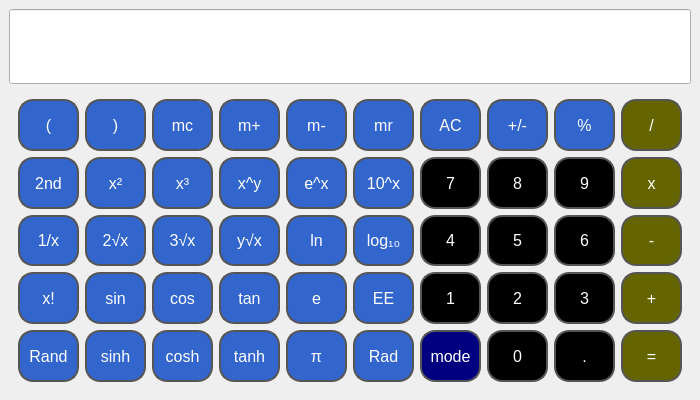
<?xml version='1.0' encoding='utf-8'?>
<ui version="4.0">
 <class>CalculatorUI</class>
 <widget class="QMainWindow" name="CalculatorUI">
  <property name="geometry">
   <rect>
    <x>0</x>
    <y>0</y>
    <width>700</width>
    <height>400</height>
   </rect>
  </property>
  <property name="font">
   <font>
    <pointsize>14</pointsize>
   </font>
  </property>
  <property name="windowTitle">
   <string>Engineering Calculator</string>
  </property>
  <property name="styleSheet">
   <string notr="true">QPushButton {
    padding: 2px;
}</string>
  </property>
  <widget class="QWidget" name="centralwidget">
   <property name="enabled">
    <bool>true</bool>
   </property>
   <property name="styleSheet">
    <string notr="true">QPushButton {
    color: white;
}</string>
   </property>
   <layout class="QVBoxLayout" name="verticalLayout">
    <item>
     <widget class="QLineEdit" name="le_display">
      <property name="enabled">
       <bool>true</bool>
      </property>
      <property name="sizePolicy">
       <sizepolicy hsizetype="Expanding" vsizetype="Preferred">
        <horstretch>0</horstretch>
        <verstretch>1</verstretch>
       </sizepolicy>
      </property>
      <property name="font">
       <font>
        <pointsize>24</pointsize>
       </font>
      </property>
      <property name="alignment">
       <set>Qt::AlignRight</set>
      </property>
      <property name="readOnly">
       <bool>true</bool>
      </property>
     </widget>
    </item>
    <item>
     <widget class="QFrame" name="ButtonFrame">
      <property name="sizePolicy">
       <sizepolicy hsizetype="Preferred" vsizetype="Preferred">
        <horstretch>0</horstretch>
        <verstretch>4</verstretch>
       </sizepolicy>
      </property>
      <property name="font">
       <font>
        <pointsize>14</pointsize>
        <kerning>true</kerning>
       </font>
      </property>
      <property name="styleSheet">
       <string notr="true">QPushButton {
 	font-size: 16px;
    background-color: #3366cc; 
    border: 2px solid #555555; 
    border-radius: 15px; 
}
QPushButton:pressed {
    background-color: #333333; 
}</string>
      </property>
      <layout class="QGridLayout" name="gridLayoutUpper">
       <item row="5" column="6">
        <widget class="QPushButton" name="btn_mode">
         <property name="sizePolicy">
          <sizepolicy hsizetype="Minimum" vsizetype="Preferred">
           <horstretch>0</horstretch>
           <verstretch>0</verstretch>
          </sizepolicy>
         </property>
         <property name="styleSheet">
          <string notr="true">background-color: rgb(0, 0, 128);</string>
         </property>
         <property name="text">
          <string>mode</string>
         </property>
        </widget>
       </item>
       <item row="5" column="9">
        <widget class="QPushButton" name="btn_equals">
         <property name="sizePolicy">
          <sizepolicy hsizetype="Minimum" vsizetype="Preferred">
           <horstretch>0</horstretch>
           <verstretch>0</verstretch>
          </sizepolicy>
         </property>
         <property name="styleSheet">
          <string notr="true">background-color: rgb(100, 100, 0);</string>
         </property>
         <property name="text">
          <string>=</string>
         </property>
        </widget>
       </item>
       <item row="0" column="0">
        <widget class="QPushButton" name="btn_open_paren">
         <property name="sizePolicy">
          <sizepolicy hsizetype="Minimum" vsizetype="Preferred">
           <horstretch>0</horstretch>
           <verstretch>1</verstretch>
          </sizepolicy>
         </property>
         <property name="text">
          <string>(</string>
         </property>
        </widget>
       </item>
       <item row="3" column="1">
        <widget class="QPushButton" name="btn_sin">
         <property name="sizePolicy">
          <sizepolicy hsizetype="Minimum" vsizetype="Preferred">
           <horstretch>0</horstretch>
           <verstretch>1</verstretch>
          </sizepolicy>
         </property>
         <property name="text">
          <string>sin</string>
         </property>
        </widget>
       </item>
       <item row="0" column="7">
        <widget class="QPushButton" name="btn_plus_minus">
         <property name="sizePolicy">
          <sizepolicy hsizetype="Minimum" vsizetype="Preferred">
           <horstretch>0</horstretch>
           <verstretch>0</verstretch>
          </sizepolicy>
         </property>
         <property name="text">
          <string>+/-</string>
         </property>
        </widget>
       </item>
       <item row="3" column="6">
        <widget class="QPushButton" name="btn_1">
         <property name="sizePolicy">
          <sizepolicy hsizetype="Minimum" vsizetype="Preferred">
           <horstretch>0</horstretch>
           <verstretch>0</verstretch>
          </sizepolicy>
         </property>
         <property name="styleSheet">
          <string notr="true">background-color: rgb(0, 0, 0);</string>
         </property>
         <property name="text">
          <string>1</string>
         </property>
        </widget>
       </item>
       <item row="2" column="5">
        <widget class="QPushButton" name="btn_log10">
         <property name="sizePolicy">
          <sizepolicy hsizetype="Minimum" vsizetype="Preferred">
           <horstretch>0</horstretch>
           <verstretch>1</verstretch>
          </sizepolicy>
         </property>
         <property name="text">
          <string>log₁₀</string>
         </property>
        </widget>
       </item>
       <item row="3" column="0">
        <widget class="QPushButton" name="btn_x_factorial">
         <property name="sizePolicy">
          <sizepolicy hsizetype="Minimum" vsizetype="Preferred">
           <horstretch>0</horstretch>
           <verstretch>1</verstretch>
          </sizepolicy>
         </property>
         <property name="text">
          <string>x!</string>
         </property>
        </widget>
       </item>
       <item row="5" column="8">
        <widget class="QPushButton" name="btn_decimal">
         <property name="sizePolicy">
          <sizepolicy hsizetype="Minimum" vsizetype="Preferred">
           <horstretch>0</horstretch>
           <verstretch>0</verstretch>
          </sizepolicy>
         </property>
         <property name="styleSheet">
          <string notr="true">background-color: rgb(0, 0, 0);</string>
         </property>
         <property name="text">
          <string>.</string>
         </property>
        </widget>
       </item>
       <item row="3" column="8">
        <widget class="QPushButton" name="btn_3">
         <property name="sizePolicy">
          <sizepolicy hsizetype="Minimum" vsizetype="Preferred">
           <horstretch>0</horstretch>
           <verstretch>0</verstretch>
          </sizepolicy>
         </property>
         <property name="styleSheet">
          <string notr="true">background-color: rgb(0, 0, 0);</string>
         </property>
         <property name="text">
          <string>3</string>
         </property>
        </widget>
       </item>
       <item row="3" column="5">
        <widget class="QPushButton" name="btn_ee">
         <property name="sizePolicy">
          <sizepolicy hsizetype="Minimum" vsizetype="Preferred">
           <horstretch>0</horstretch>
           <verstretch>1</verstretch>
          </sizepolicy>
         </property>
         <property name="text">
          <string>EE</string>
         </property>
        </widget>
       </item>
       <item row="5" column="4">
        <widget class="QPushButton" name="btn_pi">
         <property name="sizePolicy">
          <sizepolicy hsizetype="Minimum" vsizetype="Preferred">
           <horstretch>0</horstretch>
           <verstretch>1</verstretch>
          </sizepolicy>
         </property>
         <property name="text">
          <string>π</string>
         </property>
        </widget>
       </item>
       <item row="0" column="4">
        <widget class="QPushButton" name="btn_m_minus">
         <property name="sizePolicy">
          <sizepolicy hsizetype="Minimum" vsizetype="Preferred">
           <horstretch>0</horstretch>
           <verstretch>1</verstretch>
          </sizepolicy>
         </property>
         <property name="text">
          <string>m-</string>
         </property>
        </widget>
       </item>
       <item row="5" column="2">
        <widget class="QPushButton" name="btn_cosh">
         <property name="sizePolicy">
          <sizepolicy hsizetype="Minimum" vsizetype="Preferred">
           <horstretch>0</horstretch>
           <verstretch>1</verstretch>
          </sizepolicy>
         </property>
         <property name="text">
          <string>cosh</string>
         </property>
        </widget>
       </item>
       <item row="1" column="1">
        <widget class="QPushButton" name="btn_x_squared">
         <property name="sizePolicy">
          <sizepolicy hsizetype="Minimum" vsizetype="Preferred">
           <horstretch>0</horstretch>
           <verstretch>1</verstretch>
          </sizepolicy>
         </property>
         <property name="text">
          <string>x²</string>
         </property>
        </widget>
       </item>
       <item row="2" column="1">
        <widget class="QPushButton" name="btn_2_root_x">
         <property name="sizePolicy">
          <sizepolicy hsizetype="Minimum" vsizetype="Preferred">
           <horstretch>0</horstretch>
           <verstretch>1</verstretch>
          </sizepolicy>
         </property>
         <property name="text">
          <string>2√x</string>
         </property>
        </widget>
       </item>
       <item row="3" column="3">
        <widget class="QPushButton" name="btn_tan">
         <property name="sizePolicy">
          <sizepolicy hsizetype="Minimum" vsizetype="Preferred">
           <horstretch>0</horstretch>
           <verstretch>1</verstretch>
          </sizepolicy>
         </property>
         <property name="text">
          <string>tan</string>
         </property>
        </widget>
       </item>
       <item row="1" column="5">
        <widget class="QPushButton" name="btn_10_power_x">
         <property name="sizePolicy">
          <sizepolicy hsizetype="Minimum" vsizetype="Preferred">
           <horstretch>0</horstretch>
           <verstretch>1</verstretch>
          </sizepolicy>
         </property>
         <property name="text">
          <string>10^x</string>
         </property>
        </widget>
       </item>
       <item row="1" column="6">
        <widget class="QPushButton" name="btn_7">
         <property name="sizePolicy">
          <sizepolicy hsizetype="Minimum" vsizetype="Preferred">
           <horstretch>0</horstretch>
           <verstretch>0</verstretch>
          </sizepolicy>
         </property>
         <property name="styleSheet">
          <string notr="true">background-color: rgb(0, 0, 0);</string>
         </property>
         <property name="text">
          <string>7</string>
         </property>
        </widget>
       </item>
       <item row="0" column="9">
        <widget class="QPushButton" name="btn_divide">
         <property name="sizePolicy">
          <sizepolicy hsizetype="Minimum" vsizetype="Preferred">
           <horstretch>0</horstretch>
           <verstretch>0</verstretch>
          </sizepolicy>
         </property>
         <property name="styleSheet">
          <string notr="true">background-color: rgb(100, 100, 0);</string>
         </property>
         <property name="text">
          <string>/</string>
         </property>
        </widget>
       </item>
       <item row="0" column="1">
        <widget class="QPushButton" name="btn_close_paren">
         <property name="sizePolicy">
          <sizepolicy hsizetype="Minimum" vsizetype="Preferred">
           <horstretch>0</horstretch>
           <verstretch>1</verstretch>
          </sizepolicy>
         </property>
         <property name="text">
          <string>)</string>
         </property>
        </widget>
       </item>
       <item row="0" column="3">
        <widget class="QPushButton" name="btn_m_plus">
         <property name="sizePolicy">
          <sizepolicy hsizetype="Minimum" vsizetype="Preferred">
           <horstretch>0</horstretch>
           <verstretch>1</verstretch>
          </sizepolicy>
         </property>
         <property name="text">
          <string>m+</string>
         </property>
        </widget>
       </item>
       <item row="1" column="7">
        <widget class="QPushButton" name="btn_8">
         <property name="sizePolicy">
          <sizepolicy hsizetype="Minimum" vsizetype="Preferred">
           <horstretch>0</horstretch>
           <verstretch>0</verstretch>
          </sizepolicy>
         </property>
         <property name="styleSheet">
          <string notr="true">background-color: rgb(0, 0, 0);</string>
         </property>
         <property name="text">
          <string>8</string>
         </property>
        </widget>
       </item>
       <item row="0" column="6">
        <widget class="QPushButton" name="btn_ac">
         <property name="sizePolicy">
          <sizepolicy hsizetype="Minimum" vsizetype="Preferred">
           <horstretch>0</horstretch>
           <verstretch>0</verstretch>
          </sizepolicy>
         </property>
         <property name="text">
          <string>AC</string>
         </property>
        </widget>
       </item>
       <item row="0" column="5">
        <widget class="QPushButton" name="btn_mr">
         <property name="sizePolicy">
          <sizepolicy hsizetype="Minimum" vsizetype="Preferred">
           <horstretch>0</horstretch>
           <verstretch>1</verstretch>
          </sizepolicy>
         </property>
         <property name="text">
          <string>mr</string>
         </property>
        </widget>
       </item>
       <item row="0" column="8">
        <widget class="QPushButton" name="btn_percent">
         <property name="sizePolicy">
          <sizepolicy hsizetype="Minimum" vsizetype="Preferred">
           <horstretch>0</horstretch>
           <verstretch>0</verstretch>
          </sizepolicy>
         </property>
         <property name="text">
          <string>%</string>
         </property>
        </widget>
       </item>
       <item row="3" column="7">
        <widget class="QPushButton" name="btn_2">
         <property name="sizePolicy">
          <sizepolicy hsizetype="Minimum" vsizetype="Preferred">
           <horstretch>0</horstretch>
           <verstretch>0</verstretch>
          </sizepolicy>
         </property>
         <property name="styleSheet">
          <string notr="true">background-color: rgb(0, 0, 0);</string>
         </property>
         <property name="text">
          <string>2</string>
         </property>
        </widget>
       </item>
       <item row="2" column="3">
        <widget class="QPushButton" name="btn_y_root_x">
         <property name="sizePolicy">
          <sizepolicy hsizetype="Minimum" vsizetype="Preferred">
           <horstretch>0</horstretch>
           <verstretch>1</verstretch>
          </sizepolicy>
         </property>
         <property name="text">
          <string>y√x</string>
         </property>
        </widget>
       </item>
       <item row="2" column="2">
        <widget class="QPushButton" name="btn_3_root_x">
         <property name="sizePolicy">
          <sizepolicy hsizetype="Minimum" vsizetype="Preferred">
           <horstretch>0</horstretch>
           <verstretch>1</verstretch>
          </sizepolicy>
         </property>
         <property name="text">
          <string>3√x</string>
         </property>
        </widget>
       </item>
       <item row="3" column="4">
        <widget class="QPushButton" name="btn_e">
         <property name="sizePolicy">
          <sizepolicy hsizetype="Minimum" vsizetype="Preferred">
           <horstretch>0</horstretch>
           <verstretch>1</verstretch>
          </sizepolicy>
         </property>
         <property name="text">
          <string>e</string>
         </property>
        </widget>
       </item>
       <item row="1" column="3">
        <widget class="QPushButton" name="btn_x_power_y">
         <property name="sizePolicy">
          <sizepolicy hsizetype="Minimum" vsizetype="Preferred">
           <horstretch>0</horstretch>
           <verstretch>1</verstretch>
          </sizepolicy>
         </property>
         <property name="text">
          <string>x^y</string>
         </property>
        </widget>
       </item>
       <item row="0" column="2">
        <widget class="QPushButton" name="btn_mc">
         <property name="sizePolicy">
          <sizepolicy hsizetype="Minimum" vsizetype="Preferred">
           <horstretch>0</horstretch>
           <verstretch>1</verstretch>
          </sizepolicy>
         </property>
         <property name="text">
          <string>mc</string>
         </property>
        </widget>
       </item>
       <item row="5" column="0">
        <widget class="QPushButton" name="btn_rand">
         <property name="sizePolicy">
          <sizepolicy hsizetype="Minimum" vsizetype="Preferred">
           <horstretch>0</horstretch>
           <verstretch>1</verstretch>
          </sizepolicy>
         </property>
         <property name="text">
          <string>Rand</string>
         </property>
        </widget>
       </item>
       <item row="2" column="6">
        <widget class="QPushButton" name="btn_4">
         <property name="sizePolicy">
          <sizepolicy hsizetype="Minimum" vsizetype="Preferred">
           <horstretch>0</horstretch>
           <verstretch>0</verstretch>
          </sizepolicy>
         </property>
         <property name="styleSheet">
          <string notr="true">background-color: rgb(0, 0, 0);</string>
         </property>
         <property name="text">
          <string>4</string>
         </property>
        </widget>
       </item>
       <item row="5" column="7">
        <widget class="QPushButton" name="btn_0">
         <property name="sizePolicy">
          <sizepolicy hsizetype="Minimum" vsizetype="Preferred">
           <horstretch>0</horstretch>
           <verstretch>0</verstretch>
          </sizepolicy>
         </property>
         <property name="styleSheet">
          <string notr="true">background-color: rgb(0, 0, 0);</string>
         </property>
         <property name="text">
          <string>0</string>
         </property>
        </widget>
       </item>
       <item row="1" column="8">
        <widget class="QPushButton" name="btn_9">
         <property name="sizePolicy">
          <sizepolicy hsizetype="Minimum" vsizetype="Preferred">
           <horstretch>0</horstretch>
           <verstretch>0</verstretch>
          </sizepolicy>
         </property>
         <property name="styleSheet">
          <string notr="true">background-color: rgb(0, 0, 0);</string>
         </property>
         <property name="text">
          <string>9</string>
         </property>
        </widget>
       </item>
       <item row="2" column="9">
        <widget class="QPushButton" name="btn_minus">
         <property name="sizePolicy">
          <sizepolicy hsizetype="Minimum" vsizetype="Preferred">
           <horstretch>0</horstretch>
           <verstretch>0</verstretch>
          </sizepolicy>
         </property>
         <property name="styleSheet">
          <string notr="true">background-color: rgb(100, 100, 0);</string>
         </property>
         <property name="text">
          <string>-</string>
         </property>
        </widget>
       </item>
       <item row="1" column="0">
        <widget class="QPushButton" name="btn_2nd">
         <property name="sizePolicy">
          <sizepolicy hsizetype="Minimum" vsizetype="Preferred">
           <horstretch>0</horstretch>
           <verstretch>1</verstretch>
          </sizepolicy>
         </property>
         <property name="text">
          <string>2nd</string>
         </property>
        </widget>
       </item>
       <item row="1" column="4">
        <widget class="QPushButton" name="btn_e_power_x">
         <property name="sizePolicy">
          <sizepolicy hsizetype="Minimum" vsizetype="Preferred">
           <horstretch>0</horstretch>
           <verstretch>1</verstretch>
          </sizepolicy>
         </property>
         <property name="text">
          <string>e^x</string>
         </property>
        </widget>
       </item>
       <item row="2" column="4">
        <widget class="QPushButton" name="btn_ln">
         <property name="sizePolicy">
          <sizepolicy hsizetype="Minimum" vsizetype="Preferred">
           <horstretch>0</horstretch>
           <verstretch>1</verstretch>
          </sizepolicy>
         </property>
         <property name="text">
          <string>ln</string>
         </property>
        </widget>
       </item>
       <item row="1" column="2">
        <widget class="QPushButton" name="btn_x_cubed">
         <property name="sizePolicy">
          <sizepolicy hsizetype="Minimum" vsizetype="Preferred">
           <horstretch>0</horstretch>
           <verstretch>1</verstretch>
          </sizepolicy>
         </property>
         <property name="text">
          <string>x³</string>
         </property>
        </widget>
       </item>
       <item row="3" column="2">
        <widget class="QPushButton" name="btn_cos">
         <property name="sizePolicy">
          <sizepolicy hsizetype="Minimum" vsizetype="Preferred">
           <horstretch>0</horstretch>
           <verstretch>1</verstretch>
          </sizepolicy>
         </property>
         <property name="text">
          <string>cos</string>
         </property>
        </widget>
       </item>
       <item row="3" column="9">
        <widget class="QPushButton" name="btn_plus">
         <property name="sizePolicy">
          <sizepolicy hsizetype="Minimum" vsizetype="Preferred">
           <horstretch>0</horstretch>
           <verstretch>0</verstretch>
          </sizepolicy>
         </property>
         <property name="styleSheet">
          <string notr="true">background-color: rgb(100, 100, 0);</string>
         </property>
         <property name="text">
          <string>+</string>
         </property>
        </widget>
       </item>
       <item row="1" column="9">
        <widget class="QPushButton" name="btn_multiply">
         <property name="sizePolicy">
          <sizepolicy hsizetype="Minimum" vsizetype="Preferred">
           <horstretch>0</horstretch>
           <verstretch>0</verstretch>
          </sizepolicy>
         </property>
         <property name="styleSheet">
          <string notr="true">background-color: rgb(100, 100, 0);</string>
         </property>
         <property name="text">
          <string>x</string>
         </property>
        </widget>
       </item>
       <item row="2" column="8">
        <widget class="QPushButton" name="btn_6">
         <property name="sizePolicy">
          <sizepolicy hsizetype="Minimum" vsizetype="Preferred">
           <horstretch>0</horstretch>
           <verstretch>0</verstretch>
          </sizepolicy>
         </property>
         <property name="styleSheet">
          <string notr="true">background-color: rgb(0, 0, 0);</string>
         </property>
         <property name="text">
          <string>6</string>
         </property>
        </widget>
       </item>
       <item row="2" column="7">
        <widget class="QPushButton" name="btn_5">
         <property name="sizePolicy">
          <sizepolicy hsizetype="Minimum" vsizetype="Preferred">
           <horstretch>0</horstretch>
           <verstretch>0</verstretch>
          </sizepolicy>
         </property>
         <property name="styleSheet">
          <string notr="true">background-color: rgb(0, 0, 0);</string>
         </property>
         <property name="text">
          <string>5</string>
         </property>
        </widget>
       </item>
       <item row="5" column="3">
        <widget class="QPushButton" name="btn_tanh">
         <property name="sizePolicy">
          <sizepolicy hsizetype="Minimum" vsizetype="Preferred">
           <horstretch>0</horstretch>
           <verstretch>1</verstretch>
          </sizepolicy>
         </property>
         <property name="text">
          <string>tanh</string>
         </property>
        </widget>
       </item>
       <item row="5" column="1">
        <widget class="QPushButton" name="btn_sinh">
         <property name="sizePolicy">
          <sizepolicy hsizetype="Minimum" vsizetype="Preferred">
           <horstretch>0</horstretch>
           <verstretch>1</verstretch>
          </sizepolicy>
         </property>
         <property name="text">
          <string>sinh</string>
         </property>
        </widget>
       </item>
       <item row="2" column="0">
        <widget class="QPushButton" name="btn_1_over_x">
         <property name="sizePolicy">
          <sizepolicy hsizetype="Minimum" vsizetype="Preferred">
           <horstretch>0</horstretch>
           <verstretch>1</verstretch>
          </sizepolicy>
         </property>
         <property name="text">
          <string>1/x</string>
         </property>
        </widget>
       </item>
       <item row="5" column="5">
        <widget class="QPushButton" name="btn_rad">
         <property name="sizePolicy">
          <sizepolicy hsizetype="Minimum" vsizetype="Preferred">
           <horstretch>0</horstretch>
           <verstretch>1</verstretch>
          </sizepolicy>
         </property>
         <property name="text">
          <string>Rad</string>
         </property>
        </widget>
       </item>
      </layout>
     </widget>
    </item>
   </layout>
  </widget>
 </widget>
 <resources />
 <connections />
</ui>
